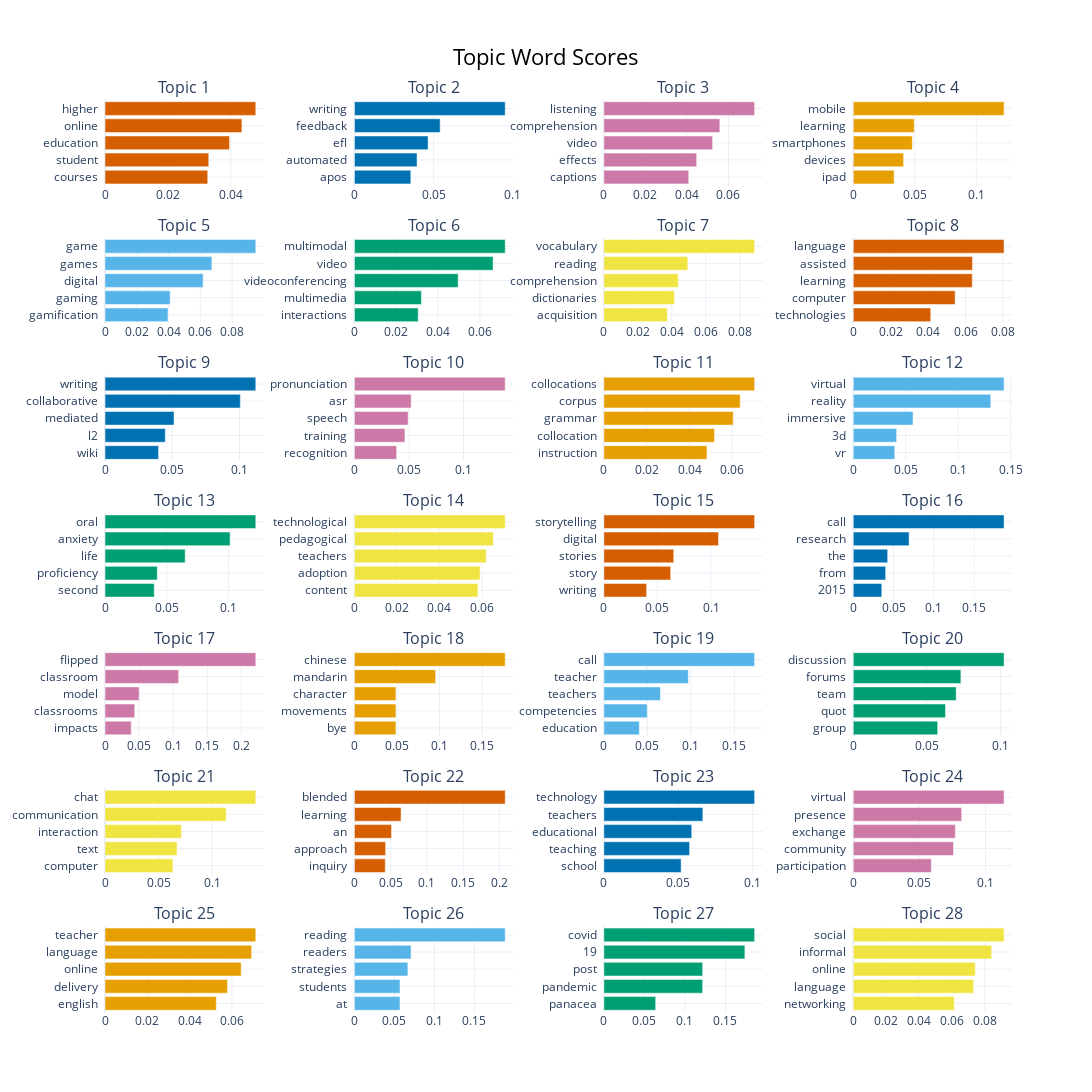

Notebook source saved alongside this figure:
### Code cell
topics_to_include = list(range(1, 29))
model.visualize_barchart(topics= topics_to_include, width=300)

### Figure 1 — Plotly figure (JSON) as saved in the notebook; plotly's stock layout.template omitted (floating-point values rounded to 4 significant figures)
{"data": [{"marker": {"color": "#D55E00"}, "orientation": "h", "type": "bar", "x": [0.03267, 0.03299, 0.03959, 0.04354, 0.04795], "xaxis": "x", "y": ["courses  ", "student  ", "education  ", "online  ", "higher  "], "yaxis": "y"}, {"marker": {"color": "#0072B2"}, "orientation": "h", "type": "bar", "x": [0.0356, 0.03956, 0.0465, 0.05412, 0.09522], "xaxis": "x2", "y": ["apos  ", "automated  ", "efl  ", "feedback  ", "writing  "], "yaxis": "y2"}, {"marker": {"color": "#CC79A7"}, "orientation": "h", "type": "bar", "x": [0.04086, 0.0447, 0.05236, 0.05586, 0.07261], "xaxis": "x3", "y": ["captions  ", "effects  ", "video  ", "comprehension  ", "listening  "], "yaxis": "y3"}, {"marker": {"color": "#E69F00"}, "orientation": "h", "type": "bar", "x": [0.03322, 0.0409, 0.04802, 0.04957, 0.1225], "xaxis": "x4", "y": ["ipad  ", "devices  ", "smartphones  ", "learning  ", "mobile  "], "yaxis": "y4"}, {"marker": {"color": "#56B4E9"}, "orientation": "h", "type": "bar", "x": [0.03968, 0.04103, 0.06178, 0.06729, 0.09493], "xaxis": "x5", "y": ["gamification  ", "gaming  ", "digital  ", "games  ", "game  "], "yaxis": "y5"}, {"marker": {"color": "#009E73"}, "orientation": "h", "type": "bar", "x": [0.03051, 0.03203, 0.04961, 0.06632, 0.07213], "xaxis": "x6", "y": ["interactions  ", "multimedia  ", "videoconferencing  ", "video  ", "multimodal  "], "yaxis": "y6"}, {"marker": {"color": "#F0E442"}, "orientation": "h", "type": "bar", "x": [0.03733, 0.04159, 0.04381, 0.04945, 0.08879], "xaxis": "x7", "y": ["acquisition  ", "dictionaries  ", "comprehension  ", "reading  ", "vocabulary  "], "yaxis": "y7"}, {"marker": {"color": "#D55E00"}, "orientation": "h", "type": "bar", "x": [0.04138, 0.05441, 0.06357, 0.06367, 0.08055], "xaxis": "x8", "y": ["technologies  ", "computer  ", "learning  ", "assisted  ", "language  "], "yaxis": "y8"}, {"marker": {"color": "#0072B2"}, "orientation": "h", "type": "bar", "x": [0.03981, 0.04481, 0.05129, 0.1006, 0.1121], "xaxis": "x9", "y": ["wiki  ", "l2  ", "mediated  ", "collaborative  ", "writing  "], "yaxis": "y9"}, {"marker": {"color": "#CC79A7"}, "orientation": "h", "type": "bar", "x": [0.03874, 0.04634, 0.04927, 0.05202, 0.1383], "xaxis": "x10", "y": ["recognition  ", "training  ", "speech  ", "asr  ", "pronunciation  "], "yaxis": "y10"}, {"marker": {"color": "#E69F00"}, "orientation": "h", "type": "bar", "x": [0.04816, 0.0517, 0.06043, 0.06366, 0.07042], "xaxis": "x11", "y": ["instruction  ", "collocation  ", "grammar  ", "corpus  ", "collocations  "], "yaxis": "y11"}, {"marker": {"color": "#56B4E9"}, "orientation": "h", "type": "bar", "x": [0.03957, 0.04139, 0.05696, 0.1311, 0.1438], "xaxis": "x12", "y": ["vr  ", "3d  ", "immersive  ", "reality  ", "virtual  "], "yaxis": "y12"}, {"marker": {"color": "#009E73"}, "orientation": "h", "type": "bar", "x": [0.03993, 0.04239, 0.06496, 0.1014, 0.1222], "xaxis": "x13", "y": ["second  ", "proficiency  ", "life  ", "anxiety  ", "oral  "], "yaxis": "y13"}, {"marker": {"color": "#F0E442"}, "orientation": "h", "type": "bar", "x": [0.05812, 0.05915, 0.06203, 0.06538, 0.07098], "xaxis": "x14", "y": ["content  ", "adoption  ", "teachers  ", "pedagogical  ", "technological  "], "yaxis": "y14"}, {"marker": {"color": "#D55E00"}, "orientation": "h", "type": "bar", "x": [0.03993, 0.06236, 0.06522, 0.107, 0.1407], "xaxis": "x15", "y": ["writing  ", "story  ", "stories  ", "digital  ", "storytelling  "], "yaxis": "y15"}, {"marker": {"color": "#0072B2"}, "orientation": "h", "type": "bar", "x": [0.03538, 0.04016, 0.04265, 0.06919, 0.187], "xaxis": "x16", "y": ["2015  ", "from  ", "the  ", "research  ", "call  "], "yaxis": "y16"}, {"marker": {"color": "#CC79A7"}, "orientation": "h", "type": "bar", "x": [0.03846, 0.04353, 0.05006, 0.108, 0.2211], "xaxis": "x17", "y": ["impacts  ", "classrooms  ", "model  ", "classroom  ", "flipped  "], "yaxis": "y17"}, {"marker": {"color": "#E69F00"}, "orientation": "h", "type": "bar", "x": [0.04875, 0.04875, 0.04875, 0.0954, 0.1771], "xaxis": "x18", "y": ["bye  ", "movements  ", "character  ", "mandarin  ", "chinese  "], "yaxis": "y18"}, {"marker": {"color": "#56B4E9"}, "orientation": "h", "type": "bar", "x": [0.04078, 0.04981, 0.06504, 0.09706, 0.1733], "xaxis": "x19", "y": ["education  ", "competencies  ", "teachers  ", "teacher  ", "call  "], "yaxis": "y19"}, {"marker": {"color": "#009E73"}, "orientation": "h", "type": "bar", "x": [0.05729, 0.06258, 0.06981, 0.07302, 0.1023], "xaxis": "x20", "y": ["group  ", "quot  ", "team  ", "forums  ", "discussion  "], "yaxis": "y20"}, {"marker": {"color": "#F0E442"}, "orientation": "h", "type": "bar", "x": [0.06331, 0.06714, 0.07116, 0.113, 0.1405], "xaxis": "x21", "y": ["computer  ", "text  ", "interaction  ", "communication  ", "chat  "], "yaxis": "y21"}, {"marker": {"color": "#D55E00"}, "orientation": "h", "type": "bar", "x": [0.04254, 0.04308, 0.05122, 0.06434, 0.208], "xaxis": "x22", "y": ["inquiry  ", "approach  ", "an  ", "learning  ", "blended  "], "yaxis": "y22"}, {"marker": {"color": "#0072B2"}, "orientation": "h", "type": "bar", "x": [0.05189, 0.05757, 0.05902, 0.06649, 0.1013], "xaxis": "x23", "y": ["school  ", "teaching  ", "educational  ", "teachers  ", "technology  "], "yaxis": "y23"}, {"marker": {"color": "#CC79A7"}, "orientation": "h", "type": "bar", "x": [0.059, 0.07583, 0.0772, 0.082, 0.1141], "xaxis": "x24", "y": ["participation  ", "community  ", "exchange  ", "presence  ", "virtual  "], "yaxis": "y24"}, {"marker": {"color": "#E69F00"}, "orientation": "h", "type": "bar", "x": [0.05261, 0.05791, 0.06438, 0.0693, 0.07128], "xaxis": "x25", "y": ["english  ", "delivery  ", "online  ", "language  ", "teacher  "], "yaxis": "y25"}, {"marker": {"color": "#56B4E9"}, "orientation": "h", "type": "bar", "x": [0.05698, 0.05703, 0.06681, 0.07084, 0.1885], "xaxis": "x26", "y": ["at  ", "students  ", "strategies  ", "readers  ", "reading  "], "yaxis": "y26"}, {"marker": {"color": "#009E73"}, "orientation": "h", "type": "bar", "x": [0.0639, 0.1219, 0.1219, 0.1739, 0.186], "xaxis": "x27", "y": ["panacea  ", "pandemic  ", "post  ", "19  ", "covid  "], "yaxis": "y27"}, {"marker": {"color": "#F0E442"}, "orientation": "h", "type": "bar", "x": [0.06141, 0.0732, 0.07419, 0.08415, 0.09171], "xaxis": "x28", "y": ["networking  ", "language  ", "online  ", "informal  ", "social  "], "yaxis": "y28"}], "layout": {"annotations": [{"font": {"size": 16}, "showarrow": false, "text": "Topic 1", "x": 0.0875, "xanchor": "center", "xref": "paper", "y": 1, "yanchor": "bottom", "yref": "paper"}, {"font": {"size": 16}, "showarrow": false, "text": "Topic 2", "x": 0.3625, "xanchor": "center", "xref": "paper", "y": 1, "yanchor": "bottom", "yref": "paper"}, {"font": {"size": 16}, "showarrow": false, "text": "Topic 3", "x": 0.6375, "xanchor": "center", "xref": "paper", "y": 1, "yanchor": "bottom", "yref": "paper"}, {"font": {"size": 16}, "showarrow": false, "text": "Topic 4", "x": 0.9125, "xanchor": "center", "xref": "paper", "y": 1, "yanchor": "bottom", "yref": "paper"}, {"font": {"size": 16}, "showarrow": false, "text": "Topic 5", "x": 0.0875, "xanchor": "center", "xref": "paper", "y": 0.849, "yanchor": "bottom", "yref": "paper"}, {"font": {"size": 16}, "showarrow": false, "text": "Topic 6", "x": 0.3625, "xanchor": "center", "xref": "paper", "y": 0.849, "yanchor": "bottom", "yref": "paper"}, {"font": {"size": 16}, "showarrow": false, "text": "Topic 7", "x": 0.6375, "xanchor": "center", "xref": "paper", "y": 0.849, "yanchor": "bottom", "yref": "paper"}, {"font": {"size": 16}, "showarrow": false, "text": "Topic 8", "x": 0.9125, "xanchor": "center", "xref": "paper", "y": 0.849, "yanchor": "bottom", "yref": "paper"}, {"font": {"size": 16}, "showarrow": false, "text": "Topic 9", "x": 0.0875, "xanchor": "center", "xref": "paper", "y": 0.698, "yanchor": "bottom", "yref": "paper"}, {"font": {"size": 16}, "showarrow": false, "text": "Topic 10", "x": 0.3625, "xanchor": "center", "xref": "paper", "y": 0.698, "yanchor": "bottom", "yref": "paper"}, {"font": {"size": 16}, "showarrow": false, "text": "Topic 11", "x": 0.6375, "xanchor": "center", "xref": "paper", "y": 0.698, "yanchor": "bottom", "yref": "paper"}, {"font": {"size": 16}, "showarrow": false, "text": "Topic 12", "x": 0.9125, "xanchor": "center", "xref": "paper", "y": 0.698, "yanchor": "bottom", "yref": "paper"}, {"font": {"size": 16}, "showarrow": false, "text": "Topic 13", "x": 0.0875, "xanchor": "center", "xref": "paper", "y": 0.5469, "yanchor": "bottom", "yref": "paper"}, {"font": {"size": 16}, "showarrow": false, "text": "Topic 14", "x": 0.3625, "xanchor": "center", "xref": "paper", "y": 0.5469, "yanchor": "bottom", "yref": "paper"}, {"font": {"size": 16}, "showarrow": false, "text": "Topic 15", "x": 0.6375, "xanchor": "center", "xref": "paper", "y": 0.5469, "yanchor": "bottom", "yref": "paper"}, {"font": {"size": 16}, "showarrow": false, "text": "Topic 16", "x": 0.9125, "xanchor": "center", "xref": "paper", "y": 0.5469, "yanchor": "bottom", "yref": "paper"}, {"font": {"size": 16}, "showarrow": false, "text": "Topic 17", "x": 0.0875, "xanchor": "center", "xref": "paper", "y": 0.3959, "yanchor": "bottom", "yref": "paper"}, {"font": {"size": 16}, "showarrow": false, "text": "Topic 18", "x": 0.3625, "xanchor": "center", "xref": "paper", "y": 0.3959, "yanchor": "bottom", "yref": "paper"}, {"font": {"size": 16}, "showarrow": false, "text": "Topic 19", "x": 0.6375, "xanchor": "center", "xref": "paper", "y": 0.3959, "yanchor": "bottom", "yref": "paper"}, {"font": {"size": 16}, "showarrow": false, "text": "Topic 20", "x": 0.9125, "xanchor": "center", "xref": "paper", "y": 0.3959, "yanchor": "bottom", "yref": "paper"}, {"font": {"size": 16}, "showarrow": false, "text": "Topic 21", "x": 0.0875, "xanchor": "center", "xref": "paper", "y": 0.2449, "yanchor": "bottom", "yref": "paper"}, {"font": {"size": 16}, "showarrow": false, "text": "Topic 22", "x": 0.3625, "xanchor": "center", "xref": "paper", "y": 0.2449, "yanchor": "bottom", "yref": "paper"}, {"font": {"size": 16}, "showarrow": false, "text": "Topic 23", "x": 0.6375, "xanchor": "center", "xref": "paper", "y": 0.2449, "yanchor": "bottom", "yref": "paper"}, {"font": {"size": 16}, "showarrow": false, "text": "Topic 24", "x": 0.9125, "xanchor": "center", "xref": "paper", "y": 0.2449, "yanchor": "bottom", "yref": "paper"}, {"font": {"size": 16}, "showarrow": false, "text": "Topic 25", "x": 0.0875, "xanchor": "center", "xref": "paper", "y": 0.09388, "yanchor": "bottom", "yref": "paper"}, {"font": {"size": 16}, "showarrow": false, "text": "Topic 26", "x": 0.3625, "xanchor": "center", "xref": "paper", "y": 0.09388, "yanchor": "bottom", "yref": "paper"}, {"font": {"size": 16}, "showarrow": false, "text": "Topic 27", "x": 0.6375, "xanchor": "center", "xref": "paper", "y": 0.09388, "yanchor": "bottom", "yref": "paper"}, {"font": {"size": 16}, "showarrow": false, "text": "Topic 28", "x": 0.9125, "xanchor": "center", "xref": "paper", "y": 0.09388, "yanchor": "bottom", "yref": "paper"}], "height": 1750, "hoverlabel": {"bgcolor": "white", "font": {"family": "Rockwell", "size": 16}}, "showlegend": false, "title": {"font": {"color": "Black", "size": 22}, "text": "Topic Word Scores", "x": 0.5, "xanchor": "center", "yanchor": "top"}, "width": 1200, "xaxis": {"anchor": "y", "domain": [0, 0.175], "showgrid": true}, "xaxis10": {"anchor": "y10", "domain": [0.275, 0.45], "showgrid": true}, "xaxis11": {"anchor": "y11", "domain": [0.55, 0.725], "showgrid": true}, "xaxis12": {"anchor": "y12", "domain": [0.825, 1], "showgrid": true}, "xaxis13": {"anchor": "y13", "domain": [0, 0.175], "showgrid": true}, "xaxis14": {"anchor": "y14", "domain": [0.275, 0.45], "showgrid": true}, "xaxis15": {"anchor": "y15", "domain": [0.55, 0.725], "showgrid": true}, "xaxis16": {"anchor": "y16", "domain": [0.825, 1], "showgrid": true}, "xaxis17": {"anchor": "y17", "domain": [0, 0.175], "showgrid": true}, "xaxis18": {"anchor": "y18", "domain": [0.275, 0.45], "showgrid": true}, "xaxis19": {"anchor": "y19", "domain": [0.55, 0.725], "showgrid": true}, "xaxis2": {"anchor": "y2", "domain": [0.275, 0.45], "showgrid": true}, "xaxis20": {"anchor": "y20", "domain": [0.825, 1], "showgrid": true}, "xaxis21": {"anchor": "y21", "domain": [0, 0.175], "showgrid": true}, "xaxis22": {"anchor": "y22", "domain": [0.275, 0.45], "showgrid": true}, "xaxis23": {"anchor": "y23", "domain": [0.55, 0.725], "showgrid": true}, "xaxis24": {"anchor": "y24", "domain": [0.825, 1], "showgrid": true}, "xaxis25": {"anchor": "y25", "domain": [0, 0.175], "showgrid": true}, "xaxis26": {"anchor": "y26", "domain": [0.275, 0.45], "showgrid": true}, "xaxis27": {"anchor": "y27", "domain": [0.55, 0.725], "showgrid": true}, "xaxis28": {"anchor": "y28", "domain": [0.825, 1], "showgrid": true}, "xaxis3": {"anchor": "y3", "domain": [0.55, 0.725], "showgrid": true}, "xaxis4": {"anchor": "y4", "domain": [0.825, 1], "showgrid": true}, "xaxis5": {"anchor": "y5", "domain": [0, 0.175], "showgrid": true}, "xaxis6": {"anchor": "y6", "domain": [0.275, 0.45], "showgrid": true}, "xaxis7": {"anchor": "y7", "domain": [0.55, 0.725], "showgrid": true}, "xaxis8": {"anchor": "y8", "domain": [0.825, 1], "showgrid": true}, "xaxis9": {"anchor": "y9", "domain": [0, 0.175], "showgrid": true}, "yaxis": {"anchor": "x", "domain": [0.9061, 1], "showgrid": true}, "yaxis10": {"anchor": "x10", "domain": [0.6041, 0.698], "showgrid": true}, "yaxis11": {"anchor": "x11", "domain": [0.6041, 0.698], "showgrid": true}, "yaxis12": {"anchor": "x12", "domain": [0.6041, 0.698], "showgrid": true}, "yaxis13": {"anchor": "x13", "domain": [0.4531, 0.5469], "showgrid": true}, "yaxis14": {"anchor": "x14", "domain": [0.4531, 0.5469], "showgrid": true}, "yaxis15": {"anchor": "x15", "domain": [0.4531, 0.5469], "showgrid": true}, "yaxis16": {"anchor": "x16", "domain": [0.4531, 0.5469], "showgrid": true}, "yaxis17": {"anchor": "x17", "domain": [0.302, 0.3959], "showgrid": true}, "yaxis18": {"anchor": "x18", "domain": [0.302, 0.3959], "showgrid": true}, "yaxis19": {"anchor": "x19", "domain": [0.302, 0.3959], "showgrid": true}, "yaxis2": {"anchor": "x2", "domain": [0.9061, 1], "showgrid": true}, "yaxis20": {"anchor": "x20", "domain": [0.302, 0.3959], "showgrid": true}, "yaxis21": {"anchor": "x21", "domain": [0.151, 0.2449], "showgrid": true}, "yaxis22": {"anchor": "x22", "domain": [0.151, 0.2449], "showgrid": true}, "yaxis23": {"anchor": "x23", "domain": [0.151, 0.2449], "showgrid": true}, "yaxis24": {"anchor": "x24", "domain": [0.151, 0.2449], "showgrid": true}, "yaxis25": {"anchor": "x25", "domain": [0, 0.09388], "showgrid": true}, "yaxis26": {"anchor": "x26", "domain": [0, 0.09388], "showgrid": true}, "yaxis27": {"anchor": "x27", "domain": [0, 0.09388], "showgrid": true}, "yaxis28": {"anchor": "x28", "domain": [0, 0.09388], "showgrid": true}, "yaxis3": {"anchor": "x3", "domain": [0.9061, 1], "showgrid": true}, "yaxis4": {"anchor": "x4", "domain": [0.9061, 1], "showgrid": true}, "yaxis5": {"anchor": "x5", "domain": [0.7551, 0.849], "showgrid": true}, "yaxis6": {"anchor": "x6", "domain": [0.7551, 0.849], "showgrid": true}, "yaxis7": {"anchor": "x7", "domain": [0.7551, 0.849], "showgrid": true}, "yaxis8": {"anchor": "x8", "domain": [0.7551, 0.849], "showgrid": true}, "yaxis9": {"anchor": "x9", "domain": [0.6041, 0.698], "showgrid": true}}}
